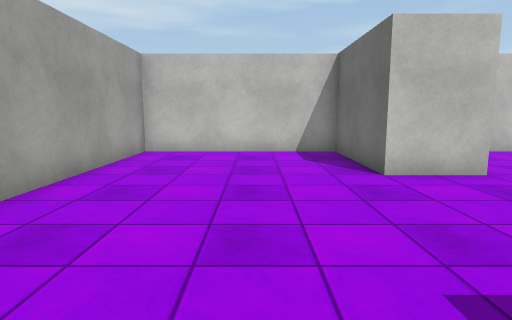
[1] (above)

23 first-person views from a walk through a 3-D level made in the Unity game engine. The camera is 1.2 m above the floor, tilts 8° down and sees 75° across. The floor is counted in squares, 1 m on a side. Each view is taken from the middle of a square. On the plan, view 1 faces up. The plan holds only what a view shows up to about 14 squares ahead; the rest is blank. The player character is not drawn. Surface patterns are stand-ins for the level's own textures.

[2]
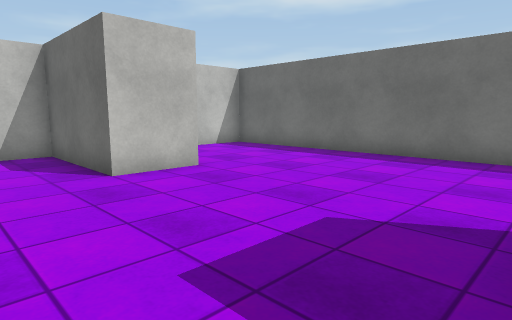

[3]
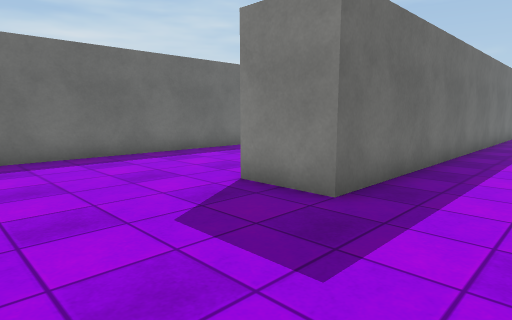

[4]
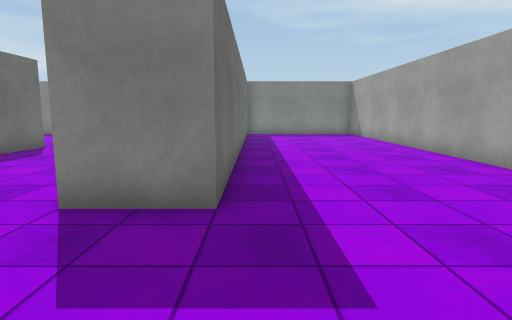

[5]
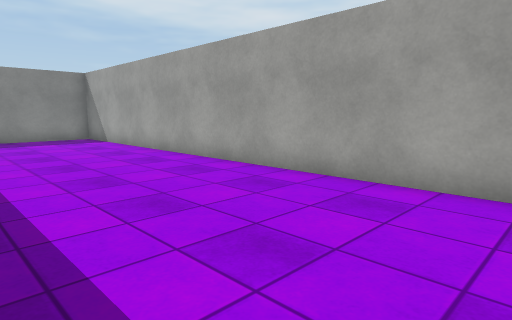

[6]
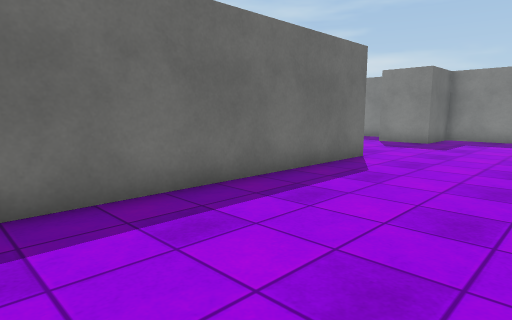

[7]
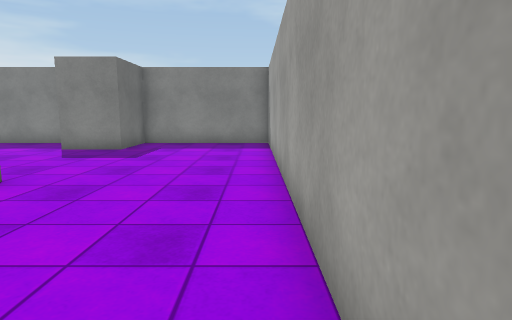

[8]
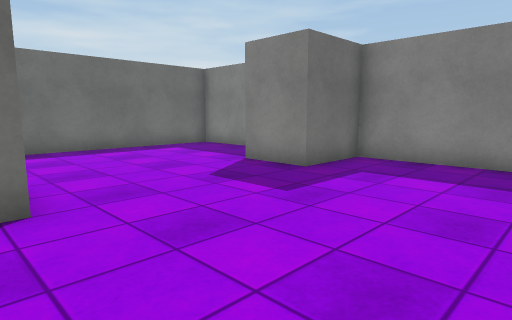

[9]
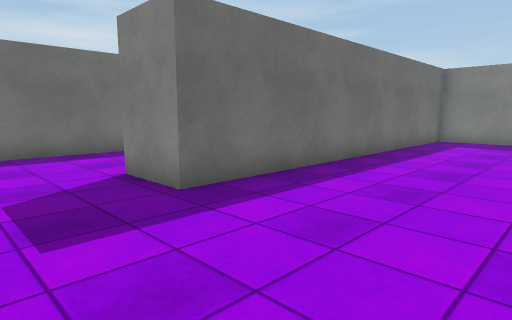

[10]
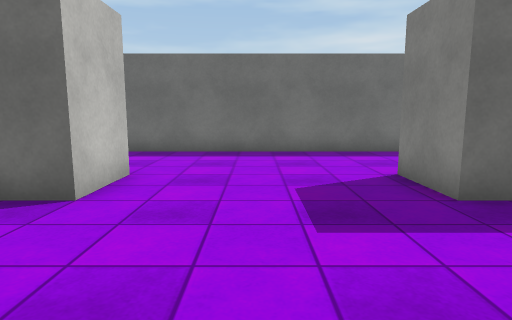

[11]
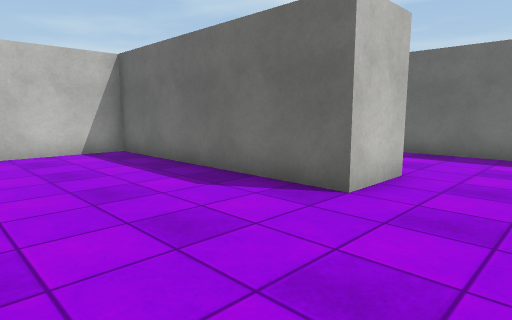

[12]
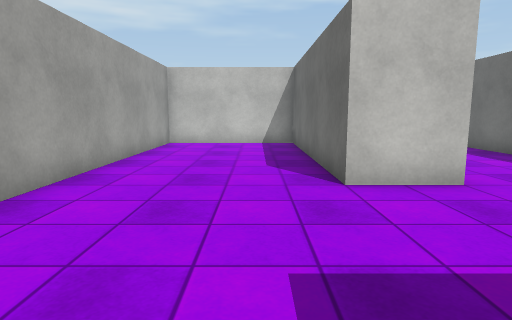

[13]
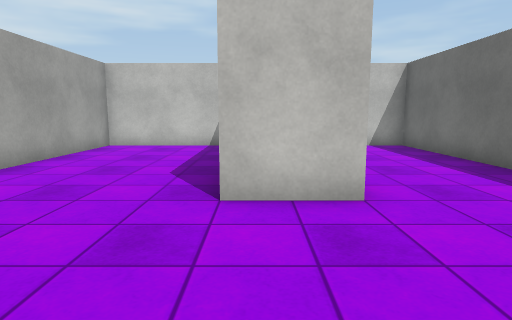

[14]
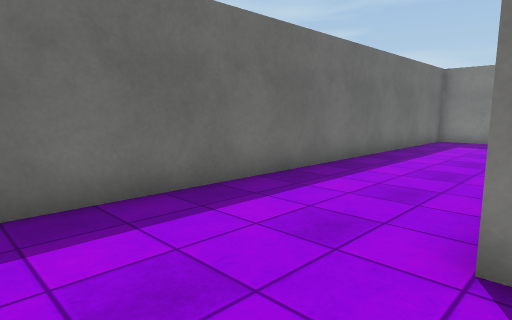

[15]
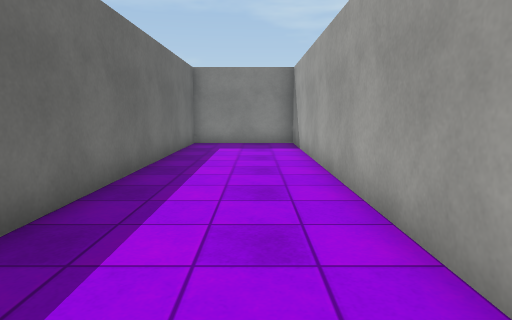

[16]
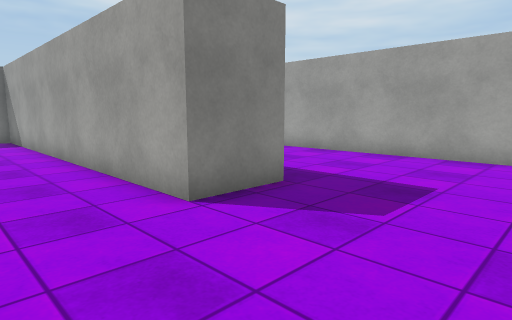

[17]
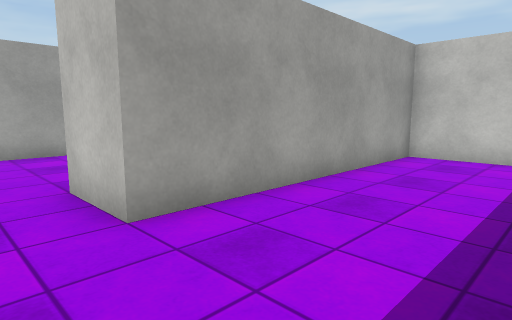

[18]
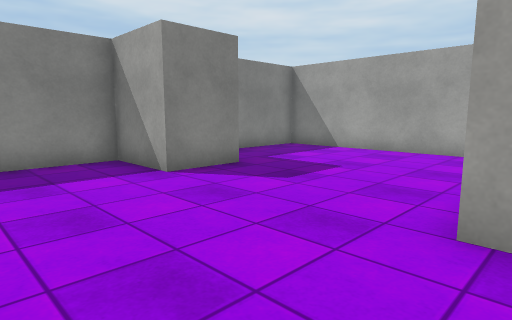

[19]
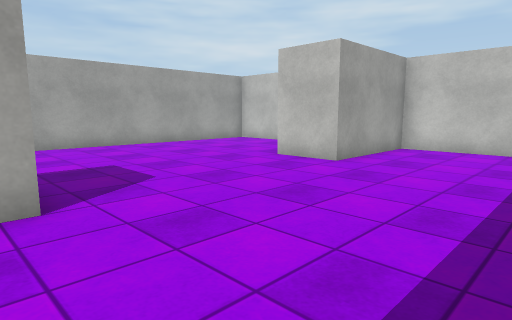

[20]
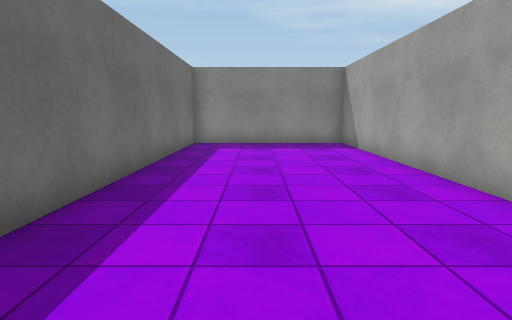

[21]
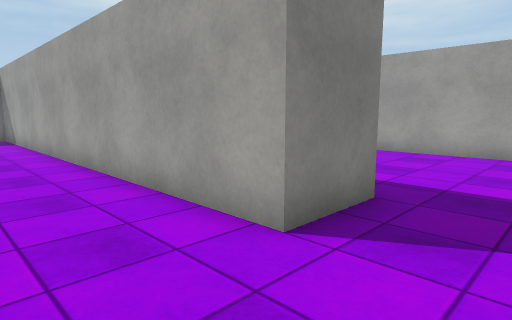

[22]
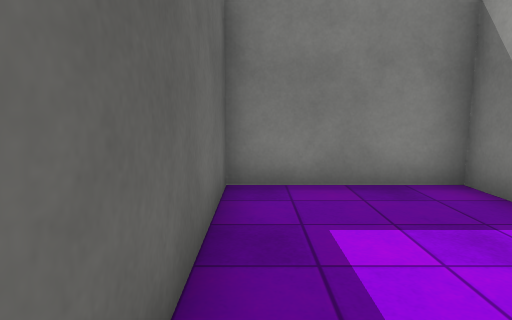

[23]
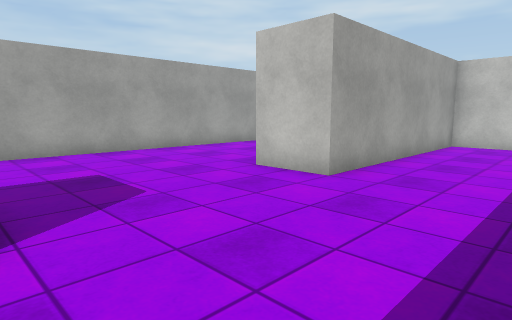

### Floor plan
Points are (right, up) in squares from view 1. A wall is a line through its corners. A room is listed if a view was taken in it or the views show most of it. See-through windows are left out.
Room 1 (views 1, 2, 3, 4, 5, 6, 7, 8, 9, 10, 11, 12, 13, 14, 15, 16, 17, 18, 19, 20, 21, 22, 23)
walls: (9.5, -7.9) (9.5, 10.5) (4.5, 10.5) (4.5, 6.4) (2.5, 6.4) (2.5, 10.5) (-3.5, 10.5) (-3.5, -15.5) (2.5, -15.5) (2.5, -0.1) (4.5, -0.1) (4.5, -15.5) (9.5, -15.5) (9.5, -13.1) (11.5, -13.1) (11.5, -15.5) (16.5, -15.5) (16.5, -2.8) (18.5, -2.8) (18.5, -15.5) (22.5, -15.5) (22.5, 10.5) (18.5, 10.5) (18.5, 2.5) (16.5, 2.5) (16.5, 10.5) (11.5, 10.5) (11.5, -7.9)

Where each view was taken, in squares from view 1:
view 1: 0 up, 0 right, facing up
view 2: 0 up, 0 right, facing up-right
view 3: 4 up, 0 right, facing down-right
view 4: 4 up, 2 right, facing down
view 5: 1 up, 2 right, facing down-left
view 6: 1 up, 5 right, facing down-right
view 7: 2 down, 5 right, facing down
view 8: 7 down, 5 right, facing down-right
view 9: 0 up, 12 right, facing down-right
view 10: 0 up, 12 right, facing right
view 11: 0 up, 12 right, facing up-right
view 12: 3 down, 15 right, facing up
view 13: 2 down, 17 right, facing up
view 14: 0 up, 18 right, facing down-right
view 15: 2 down, 20 right, facing down
view 16: 1 up, 21 right, facing down-left
view 17: 1 up, 22 right, facing up-left
view 18: 7 down, 15 right, facing down-left
view 19: 1 down, 9 right, facing up-left
view 20: 2 down, 0 right, facing down
view 21: 2 up, 7 right, facing down-left
view 22: 10 down, 22 right, facing down
view 23: 3 down, 22 right, facing up-left
